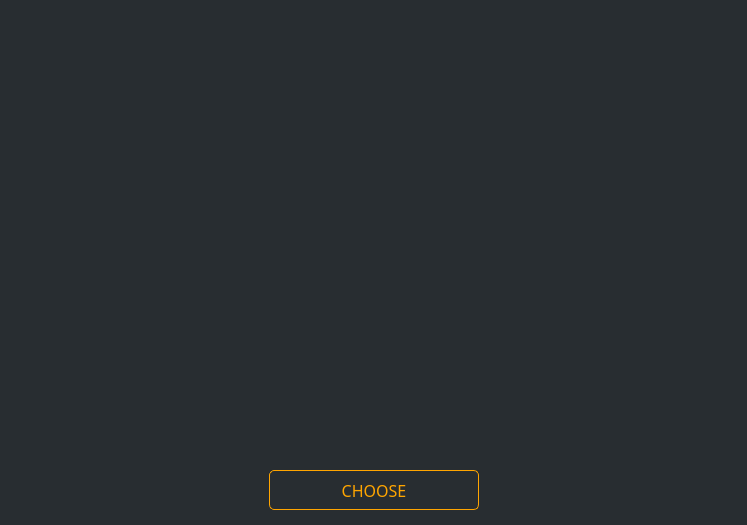
<?xml version="1.0" encoding="UTF-8"?>
<ui version="4.0">
 <class>AddressBookDialog</class>
 <widget class="QDialog" name="AddressBookDialog">
  <property name="geometry">
   <rect>
    <x>0</x>
    <y>0</y>
    <width>747</width>
    <height>525</height>
   </rect>
  </property>
  <property name="font">
   <font>
    <family>Poppins</family>
   </font>
  </property>
  <property name="windowTitle">
   <string>Select address</string>
  </property>
  <property name="styleSheet">
   <string notr="true">background-color: #282d31; color: #ddd;</string>
  </property>
  <layout class="QVBoxLayout" name="verticalLayout">
   <property name="leftMargin">
    <number>15</number>
   </property>
   <property name="topMargin">
    <number>15</number>
   </property>
   <property name="rightMargin">
    <number>15</number>
   </property>
   <property name="bottomMargin">
    <number>15</number>
   </property>
   <item>
    <widget class="QTreeView" name="m_addressBookView">
     <property name="font">
      <font>
       <pointsize>-1</pointsize>
      </font>
     </property>
     <property name="styleSheet">
      <string notr="true">background-color: #282d31; color: #ddd; border: 0px;
font-size: 14px;</string>
     </property>
    </widget>
   </item>
   <item>
    <layout class="QHBoxLayout" name="horizontalLayout">
     <item>
      <spacer name="horizontalSpacer">
       <property name="orientation">
        <enum>Qt::Horizontal</enum>
       </property>
       <property name="sizeHint" stdset="0">
        <size>
         <width>40</width>
         <height>20</height>
        </size>
       </property>
      </spacer>
     </item>
     <item>
      <widget class="QPushButton" name="m_okButton">
       <property name="minimumSize">
        <size>
         <width>210</width>
         <height>40</height>
        </size>
       </property>
       <property name="font">
        <font>
         <family>Poppins</family>
         <pointsize>-1</pointsize>
        </font>
       </property>
       <property name="styleSheet">
        <string notr="true">QPushButton#m_okButton
{
    color: orange; ;
    border: 1px solid orange;
    font-size: 16px;
    border-radius: 5px; font-family: 'Poppins';
}

QPushButton#m_okButton:hover
{
    color:#FFD700; ;
    border: 1px solid orange;
    font-size: 16px;
    border-radius: 5px;
    font-family: 'Poppins';
}</string>
       </property>
       <property name="text">
        <string>CHOOSE</string>
       </property>
      </widget>
     </item>
     <item>
      <spacer name="horizontalSpacer_2">
       <property name="orientation">
        <enum>Qt::Horizontal</enum>
       </property>
       <property name="sizeHint" stdset="0">
        <size>
         <width>40</width>
         <height>20</height>
        </size>
       </property>
      </spacer>
     </item>
    </layout>
   </item>
  </layout>
 </widget>
 <resources/>
 <connections>
  <connection>
   <sender>m_okButton</sender>
   <signal>clicked()</signal>
   <receiver>AddressBookDialog</receiver>
   <slot>accept()</slot>
   <hints>
    <hint type="sourcelabel">
     <x>694</x>
     <y>499</y>
    </hint>
    <hint type="destinationlabel">
     <x>373</x>
     <y>262</y>
    </hint>
   </hints>
  </connection>
  <connection>
   <sender>m_addressBookView</sender>
   <signal>doubleClicked(QModelIndex)</signal>
   <receiver>AddressBookDialog</receiver>
   <slot>accept()</slot>
   <hints>
    <hint type="sourcelabel">
     <x>373</x>
     <y>242</y>
    </hint>
    <hint type="destinationlabel">
     <x>373</x>
     <y>262</y>
    </hint>
   </hints>
  </connection>
 </connections>
</ui>
